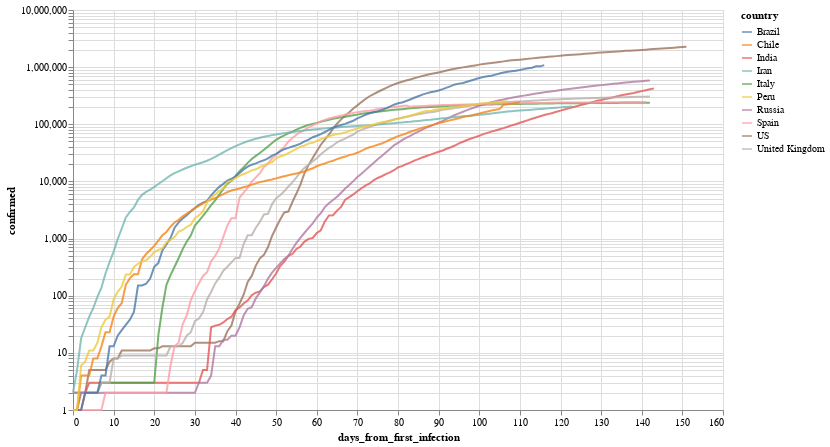

Notebook cell for this chart:
### Markdown cell above
Por ejemplo, evolución (interactiva!) de los paises con mas infectados

### Code cell
total_confirmed_by_country = global_df.groupby('country').confirmed.max().sort_values(ascending=False)
selected_countries = total_confirmed_by_country[total_confirmed_by_country > 1000].index

plot_df = global_df[
    (global_df.confirmed > 0) & 
    (global_df.country.isin(selected_countries[:10]))
].sort_values('date')

selection = alt.selection_multi(
    fields=['country'], 
    bind='legend', 
    init=[{'country': c} for c in selected_countries[:10]]
)


(
    alt.Chart(plot_df)
       .mark_line()
       .encode(
           x='days_from_first_infection', 
           y=alt.Y('confirmed', scale=alt.Scale(type='log')), 
           color='country',
           opacity=alt.condition(selection, alt.value(.8), alt.value(.05))
       ).add_selection(selection)
        .properties(width=650, height=400)
       
)

### Figure 1 — Vega-Lite specification as saved in the notebook (floating-point values rounded to 4 significant figures; data arrays with more than 128 entries replaced by an {"elided": "..."} marker saying what was removed)
{"config": {"view": {"continuousWidth": 400, "continuousHeight": 300}}, "data": {"name": "data-c36104855b5b560588485064455c96c2"}, "mark": "line", "encoding": {"color": {"type": "nominal", "field": "country"}, "opacity": {"condition": {"value": 0.8, "selection": "selector001"}, "value": 0.05}, "x": {"type": "quantitative", "field": "days_from_first_infection"}, "y": {"type": "quantitative", "field": "confirmed", "scale": {"type": "log"}}}, "height": 400, "selection": {"selector001": {"type": "multi", "fields": ["country"], "bind": "legend", "init": [{"country": "US"}, {"country": "Brazil"}, {"country": "Russia"}, {"country": "India"}, {"country": "United Kingdom"}, {"country": "Peru"}, {"country": "Spain"}, {"country": "Chile"}, {"country": "Italy"}, {"country": "Iran"}]}}, "width": 650, "$schema": "https://vega.github.io/schema/vega-lite/v4.8.1.json", "datasets": {"data-c36104855b5b560588485064455c96c2": {"elided": "1327 records"}}}
